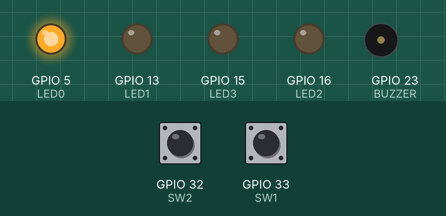
Recording of a sketch running on a simulated ESP32. On the bench: output pins drawn as LEDs (lit = HIGH), buzzer (waves = sounding). The inputs (shaded band) are chosen by the test bench; at power-on: GPIO 32 (SW2) HIGH, GPIO 33 (SW1) HIGH.

Above: at 1.2 s.
1.3 s: GPIO 32 (SW2) pulled LOW for 0.15 s
At 2.4 s:
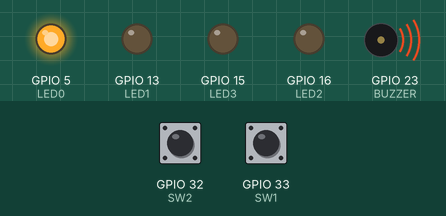
4.4 s: GPIO 33 (SW1) pulled LOW for 0.15 s
At 5.8 s:
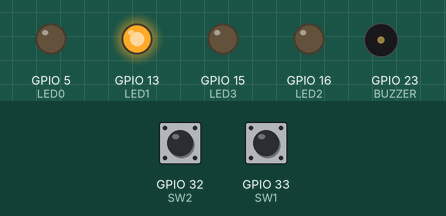
6.1 s: GPIO 32 (SW2) pulled LOW for 1 s
At 8.3 s:
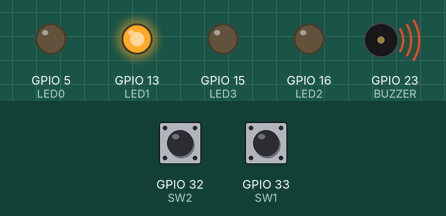
10.0 s: GPIO 33 (SW1) pulled LOW for 1 s
At 12.2 s:
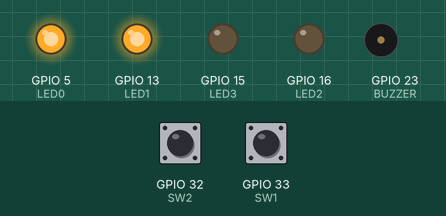
12.5 s: GPIO 32 (SW2) pulled LOW for 0.15 s
At 13.9 s:
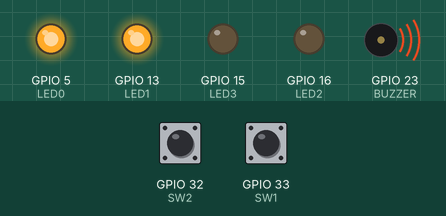
15.6 s: GPIO 33 (SW1) pulled LOW for 0.15 s
At 16.7 s:
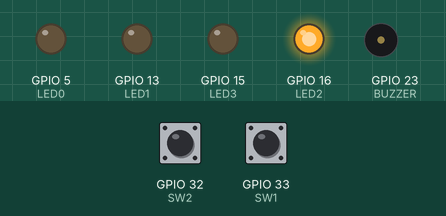
Timing chart, 0 to 18.3 s (numbered marks = the images above; inputs shaded):
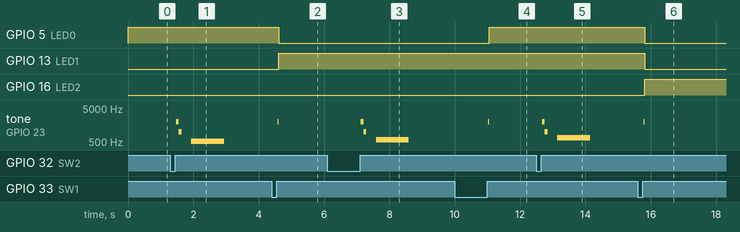

The sketch:

srdc_3_Buzzer.ino
```cpp
// (licence header left out)
// LEDはHIGHで点灯する。LED0〜3は回路図のL_1〜L_4
#define LED0 5
#define LED1 13
#define LED2 16
#define LED3 15

// SW1=次のモード、SW2=決定。どちらも内部プルアップを使う
#define SW1 33
#define SW2 32

#define BUZZER 23

#define INC_FREQ 2000
#define DEC_FREQ 1000

#define FREQ_C 523  //ド
#define FREQ_D 587  //レ
#define FREQ_E 659  //ミ

#define SW_NEXT 1
#define SW_OK 2

char g_mode;

void ledSet(char data);
void modeExec(char mode);
char switchGet(void);

void setup()
{
  pinMode(LED0, OUTPUT);
  pinMode(LED1, OUTPUT);
  pinMode(LED2, OUTPUT);
  pinMode(LED3, OUTPUT);

  pinMode(SW1, INPUT_PULLUP);
  pinMode(SW2, INPUT_PULLUP);

  ledcAttach(BUZZER, 440, 10);  // Pin, 周波数[Hz](440~4000), PWM分解能[bit](2^bit-1, 最大値: 14)
  ledcWrite(BUZZER, 1024);  // Pin, pwm_duty(0~1023(2^10-1))。0(LOW)か1024(HIGH)にすると消音

  g_mode = 1;
  ledSet(g_mode);
}

void loop()
{
  char sw = switchGet();

  // 「次」でmodeを1つ進め(15の次は1)、押したときに音を鳴らす
  if (sw == SW_NEXT) {
    g_mode++;
    if (g_mode > 15) {
      g_mode = 1;
    }
    ledcWriteTone(BUZZER, INC_FREQ);  // Pin, 周波数[Hz]
    delay(30);
    ledcWrite(BUZZER, 1024);
    ledSet(g_mode);
  }

  // 「決定」で効果音->消音->mode音
  if (sw == SW_OK) {
    ledcWriteTone(BUZZER, INC_FREQ);
    delay(80);
    ledcWriteTone(BUZZER, DEC_FREQ);
    delay(80);
    ledcWrite(BUZZER, 1024);
    delay(300);
    modeExec(g_mode);
  }
}

// スイッチが押されて離されるまで待ち、SW_NEXTかSW_OKを返す
char switchGet(void)
{
  while (1) {
    if (digitalRead(SW2) == LOW) {
      delay(30);  // チャタリング回避
      while (digitalRead(SW2) == LOW) {
        continue;
      }
      delay(30);
      return SW_OK;
    }
    if (digitalRead(SW1) == LOW) {
      delay(30);  // チャタリング回避
      while (digitalRead(SW1) == LOW) {
        continue;
      }
      delay(30);
      return SW_NEXT;
    }
  }
}

// data(2進数4bit)の各bitに応じてLEDを点灯(HIGH)・消灯(LOW)する
void ledSet(char data)
{
  digitalWrite(LED0, (data & 0x01) ? HIGH : LOW);
  digitalWrite(LED1, (data & 0x02) ? HIGH : LOW);
  digitalWrite(LED2, (data & 0x04) ? HIGH : LOW);
  digitalWrite(LED3, (data & 0x08) ? HIGH : LOW);
}

// modeに応じた高さの音を1秒再生
void modeExec(char mode)
{
  switch (mode) {
    case 1:
      ledcWriteTone(BUZZER, FREQ_C);  // ド
      delay(1000);
      ledcWrite(BUZZER, 1024);
      break;
    case 2:
      ledcWriteTone(BUZZER, FREQ_D);  // レ
      delay(1000);
      ledcWrite(BUZZER, 1024);
      break;
    case 3:
      ledcWriteTone(BUZZER, FREQ_E);  // ミ
      delay(1000);
      ledcWrite(BUZZER, 1024);
      break;
    default:
      ledcWrite(BUZZER, 1024);  // 消音
      break;
  }
}
```

Measured:
- after the input at 1.3 s, tone on GPIO 23 (BUZZER): plays 2000 Hz for 0.08 s, 1000 Hz for 0.08 s, 523 Hz for 1.0 s, starting after 0.18 s
- after the input at 4.4 s, GPIO 5 (LED0): HIGH → LOW after 0.21 s; GPIO 13 (LED1): LOW → HIGH after 0.21 s; tone on GPIO 23 (BUZZER): silent → 2000 Hz after 0.18 s, → silent 0.03 s later
- after the input at 6.1 s, tone on GPIO 23 (BUZZER): plays 2000 Hz for 0.08 s, 1000 Hz for 0.08 s, 587 Hz for 1.0 s, starting after 1.0 s
- after the input at 10.0 s, GPIO 5 (LED0): LOW → HIGH after 1.1 s; tone on GPIO 23 (BUZZER): silent → 2000 Hz after 1.0 s, → silent 0.03 s later
- after the input at 12.5 s, tone on GPIO 23 (BUZZER): plays 2000 Hz for 0.08 s, 1000 Hz for 0.08 s, 659 Hz for 1.0 s, starting after 0.18 s
- after the input at 15.6 s, GPIO 5 (LED0), GPIO 13 (LED1): HIGH → LOW after 0.21 s; GPIO 16 (LED2): LOW → HIGH after 0.21 s; tone on GPIO 23 (BUZZER): silent → 2000 Hz after 0.18 s, → silent 0.03 s later
